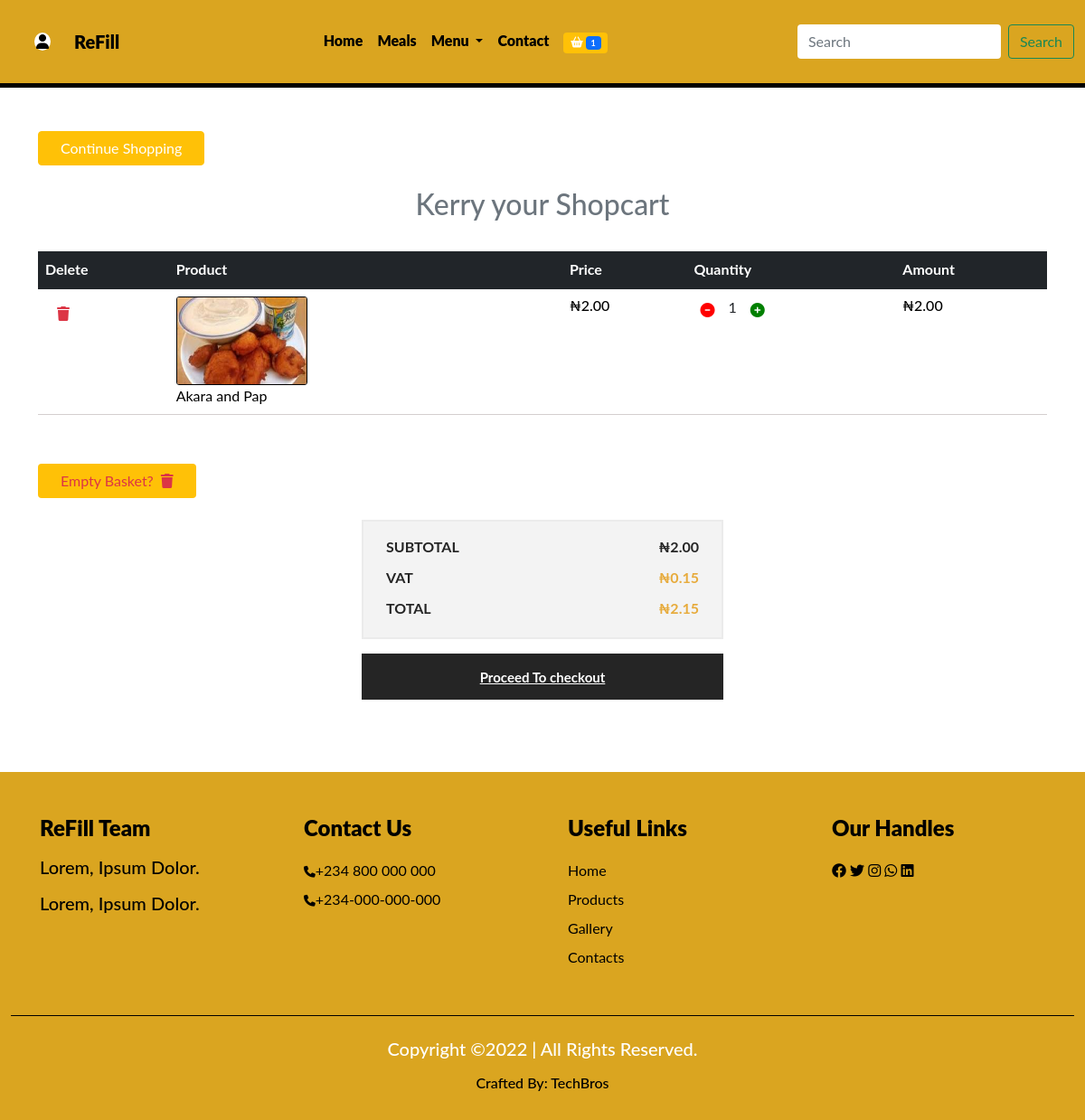
The page /mycart (signed in) on the database its author committed.
### dashboard/models.py (models this page shows, shortened)
class Profile(models.Model):
    user = models.OneToOneField(User, on_delete=models.CASCADE)
    first_name = models.CharField(max_length=250)
    last_name = models.CharField(max_length=250)
    email = models.EmailField(max_length=250)
    phone = models.CharField(max_length=20)
    address = models.CharField(max_length=250)
    city = models.CharField(max_length=250)
    state = models.CharField(max_length=250)
    profile_pix = models.ImageField(upload_to='dashboard', default='dashboard/avatar.jpg')

### cart/models.py (models this page shows, shortened)
class Shopcart(models.Model):
    user = models.ForeignKey(User, on_delete=models.CASCADE)
    dish = models.ForeignKey(Dish, on_delete=models.CASCADE)
    c_item = models.IntegerField()
    c_date = models.DateTimeField(auto_now_add=True)
    c_name = models.CharField(max_length=50)
    quantity = models.IntegerField()
    c_price = models.IntegerField()
    amount = models.IntegerField()
    cart_code = models.CharField(max_length=255)
    paid = models.BooleanField(default=False)
    class Meta:
        db_table = 'shopcart'
        managed = True
        verbose_name = 'Shopcart'
        verbose_name_plural = 'Shopcarts'

### techbro/models.py (models this page shows, shortened)
class Dish(models.Model):
    category = models.ForeignKey(Category, on_delete=models.CASCADE)
    breakfast = models.BooleanField(default=False)
    lunch = models.BooleanField(default=False)
    dinner = models.BooleanField(default=False)
    appetizer = models.BooleanField(default=False)
    dessert = models.BooleanField(default=False)
    drink = models.BooleanField(default=False)
    name = models.CharField(max_length=50)
    image = models.ImageField(upload_to='food', default='pix.png', blank=True, null=True)
    price = models.IntegerField()
    min = models.IntegerField()
    max = models.IntegerField()
    special = models.BooleanField(default=False)
    in_stock = models.BooleanField()
    description = models.TextField()
    class Meta:
        db_table = 'dish'
        managed = True
        verbose_name = 'Dish'
        verbose_name_plural = 'Dishes'

### techbro/views.py (the view)
# urls.py: path('mycart', mycart, name='mycart'),
@login_required(login_url='signin')
def mycart(request):
    profile = Profile.objects.get(user__username = request.user.username)
    shopcart = Shopcart.objects.filter(user__username = request.user.username, paid=False)
    subtotal = 0
    vat = 0
    total = 0
    for item in shopcart:
        subtotal += item.amount
    vat = 0.075 * subtotal
    total = vat + subtotal
    context = {
        'profile':profile,
        'shopcart':shopcart,
        'subtotal':subtotal,
        'vat':vat,
        'total':total,
    }
    return render(request, 'cart.html', context)

### techbro/context_processor.py (called while the page is built)
def cartcount(request):
    count = Shopcart.objects.filter(user__username = request.user.username, paid= False)
    itemcount = 0
    for item in count:
        itemcount += item.c_item
    context = {
        'itemcount': itemcount
    }
    return context

### techbro/templates/cart.html (shortened to what this page needs)
{% extends 'base.html' %}
{% load humanize %}
{% block header %} {% include 'header.html' %}{% endblock header %}
{% block content %}
<section class="mt-5">
  <div class="container cart">
    <div class="table-responsive">
      <a href="{% url 'all_food' %}" class="btn btn-warning text-white ps-4 pe-4 text-start">Continue Shopping</a>
      <h2 class="text-center text-secondary py-4">{{profile.first_name|title}} your Shopcart</h2>
      <table class="table">
        <thead class="thead bg-dark">
          <tr>
            <th scope="col" class="text-white">Delete</th>
            <th scope="col" class="text-white">Product</th>
            <th scope="col" class="text-white">Price</th>
            <th scope="col" class="text-white">Quantity</th>
            <th scope="col" class="text-white">Amount</th>
          </tr>
        </thead>
        <tbody>
          {% if shopcart %}
            {% for item in shopcart %}
              <tr>
                <td>
                  <form action="{% url 'deletemeal' %}" method="POST">
                    <button type="submit" onclick="return confirm('Are you sure you want to delete this item from your Basket?')" class="btn btn-transparent text-danger noshad"><i class="fa-solid fa-trash"></i></button>
                  </form>
                </td>
                <td>
                  <div class="main">
                    <div class="d-flex">
                      <img src="{{item.dish.image.url}}">
                    </div>
                    <div class="des">
                      <p>{{item.c_name}}</p>
                    </div>
                  </div>
                </td>
                <td>
                  <h6>₦{{item.c_price|floatformat:2|intcomma}}</h6>
                </td>
                <td>
                  <div class="counter d-flex">
                    <form action="{% url 'decrease' %}" method="POST">
                      <button type="submit" class="bg-transparent border-0"><i class="fa-solid fa-circle-minus"></i></button>
                    </form>
                    <span class="ms-2 me-2">{{item.quantity}}</span>
                    <form action="{% url 'increase' %}" method="POST">
                      <button type="submit" class="bg-transparent border-0"><i class="fa-solid fa-circle-plus"></i></i></button>
                    </form>
                  </div>
                </td>
                <td>
                  <h5>₦{{item.amount|floatformat:2|intcomma}}</h5>
                </td>
              </tr>
            {% endfor %}
          {% endif %}
        </tbody>
      </table>
    </div>
  </div>
</section>
<div class="container my-4">
  <div class="row">
    <div class="col-8">
      <form action="{% url 'deletecart' %}" method="POST">
      <button onclick="return confirm('Are you sure you want to delete all the items in your Basket?')" class="btn bg-warning text-danger ps-4 pe-4 text-start noshad">Empty Basket?<span class="ms-2 text-danger"><i class="fa-solid fa-trash"></i></span>
        </button>
      </form>
    </div>
  </div>
</div>
<div class="col-lg-4 offset-lg-4">
  <div class="checkout">
    <ul>
      <li class="Subtotal">Subtotal
        <span>₦{{subtotal|floatformat:2|intcomma}}</span>
      </li>
      <li class="cart-total">Vat
        <span>₦{{vat|floatformat:2|intcomma}}</span>
      </li>
      <li class="cart-total">Total
        <span>₦{{total|floatformat:2|intcomma}}</span>
      </li>
    </ul>
    <a href="{% url 'checkout' %}" class="proceed-btn">Proceed To checkout</a>
  </div>
</div>
{% endblock content %}
{% block footer %} {% include 'footer.html' %}{% endblock footer %}

### techbro/static/css/dash.css (style rules this page uses)
* { box-sizing: border-box; margin: 0; padding: 0; }

### techbro/static/css/index.css (style rules this page uses)
* { margin: 0; padding: 0; box-sizing: border-box; }

### techbro/static/css/nedu.css (style rules this page uses)
* { padding: 0; margin: 0; box-sizing: border-box; }
:root { --body: white; --navbody: pink; --navbar: #0f0f0ffb; --text: #f8aa02; --navback: #003566; --moon: black; }
body { font-family: 'Lato', sans-serif; background: var(--body); }
.main .d-flex img { width: 145px; height: 98px; }
.cart .table { margin-bottom: 30px; border-bottom: 1px solid rgb(212, 207, 207); }
.cart .table thead tr th { border-top: 0px; font-size: 16px; font-weight: bold; border-bottom: 0px; }
.cart .table tbody tr td .main .d-flex { padding-right: 30px; }
.cart .table tbody tr td .main .d-flex img { border: 1px solid var(--moon); border-radius: 3px; }
.cart .table tbody tr td .main .des { vertical-align: middle; align-self: center; }
.cart .table tbody tr td .main .des p { margin-bottom: 0px; color: var(--moon); }
.cart .table tbody tr td h6 { font-size: 16px; color: var(--moon); margin-bottom: 0px; }
.cart .table tbody tr td h5 { font-size: 16px; color: var(--moon); margin-bottom: 0px; }
.cart .table tbody tr td .counter { margin-bottom: 0px; }
.counter i { padding: 7px; display: inline-block; position: relative; }
.counter .fa-circle-minus { color: red; }
.counter .fa-circle-plus { color: green; }
.checkout ul { border: 2px solid #ebebeb; background: #f3f3f3; padding-left: 25px; padding-right: 25px; padding-top: 16px; padding-bottom: 20px; }
.checkout ul li { list-style: none; font-size: 16px; font-weight: bold; color: #252525; text-transform: uppercase; overflow: hidden; }
.checkout ul li.cart-total { padding-top: 10px; }
.checkout ul li.cart-total span { color: #e7ab3c; }
.checkout ul li span { float: right; }
.checkout .proceed-btn { font-size: 15px; font-weight: bold; color: #fff; background: #252525; text-transform: uppercase; padding: 15px 25px 14px 25px; display: block; text-align: center; text-transform: none; }

### techbro/static/css/style.css (style rules this page uses)
* { margin: 0; padding: 0; box-sizing: border-box; }

### rows shown on the page
Profile: first_name "Kerry"
Shopcart: dish.image (picture), c_name "Akara and Pap", c_price "2.00", quantity "1", amount "2.00"

### other values the page prints
{{ itemcount }} "1"
{{ subtotal|floatformat:2|intcomma }} "2.00"
{{ vat|floatformat:2|intcomma }} "0.15"
{{ total|floatformat:2|intcomma }} "2.15"
